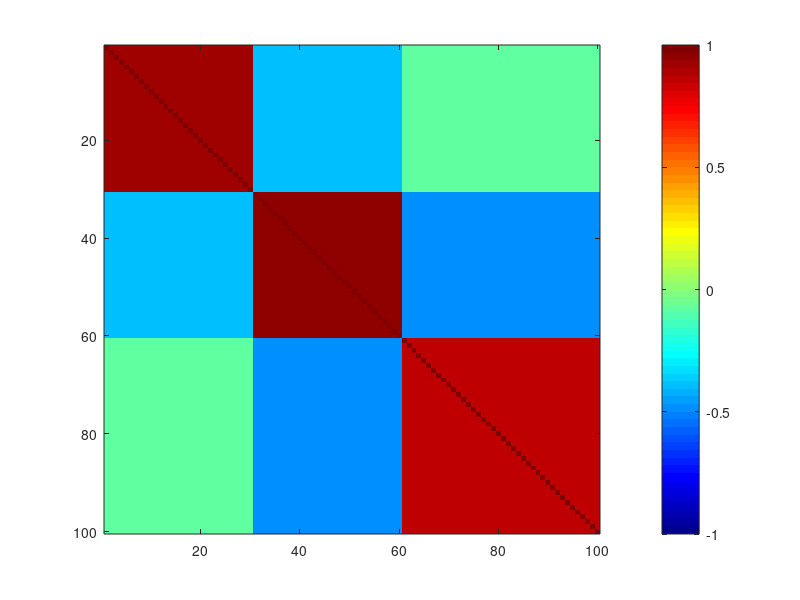
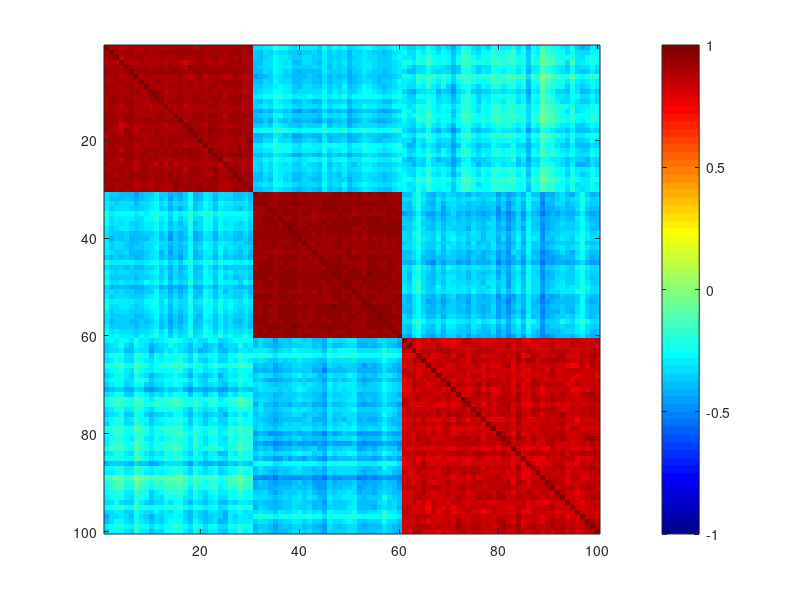
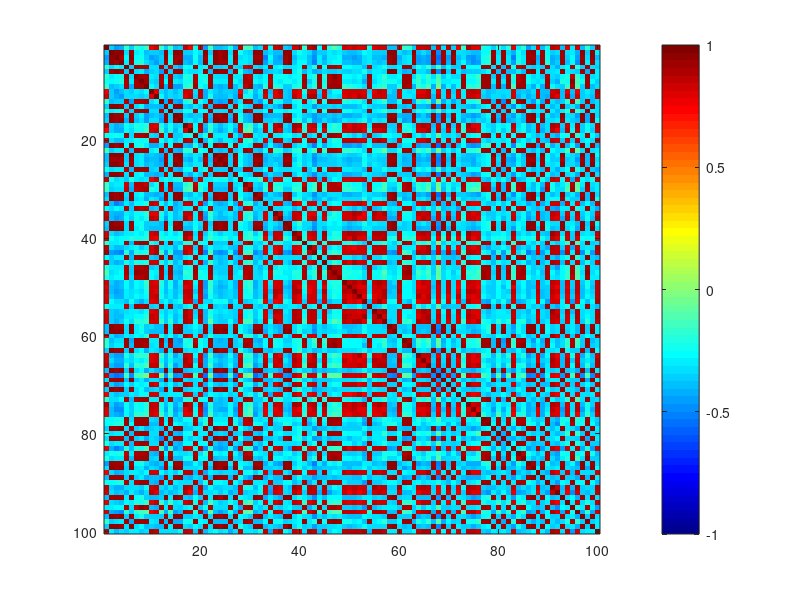
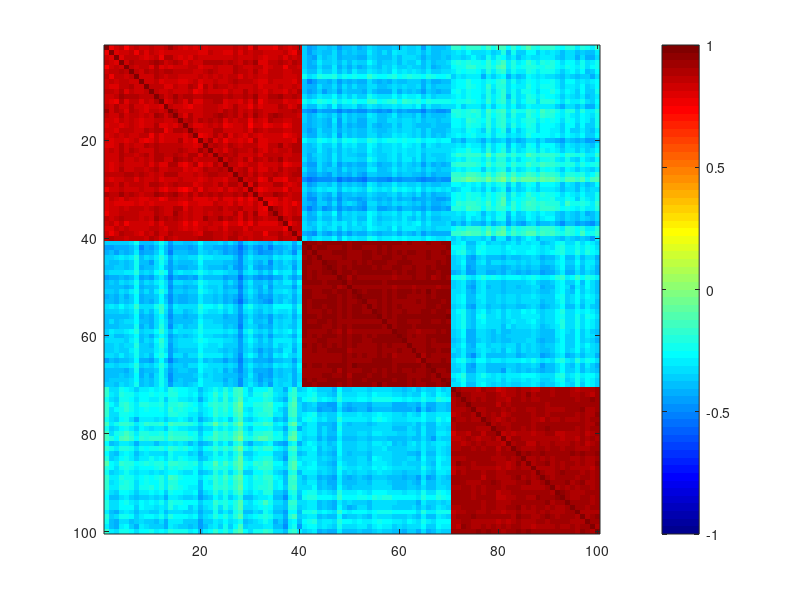

Recreate these plots in MATLAB, in order.
%%%%%%%%%%%%%%%%%%%%%%%%%%%%%%%%
%%% MATLAB CODE FOR FIGURE D1 %%%
%%%%%%%%%%%%%%%%%%%%%%%%%%%%%%%%
load('SM_Community_Detection.mat');
figure;imagesc(R0);colormap jet;colorbar; caxis([-1, 1]);
figure;imagesc(S_all);colormap jet;colorbar; caxis([-1, 1]);
figure;imagesc(S_per);colormap jet;colorbar; caxis([-1, 1]);
figure;imagesc(S_NICE);colormap jet;colorbar; caxis([-1, 1]); 
figure;imagesc(S_kmedoids);colormap jet;colorbar; caxis([-1, 1]);
figure;imagesc(S_HCD);colormap jet;colorbar; caxis([-1, 1]); 
